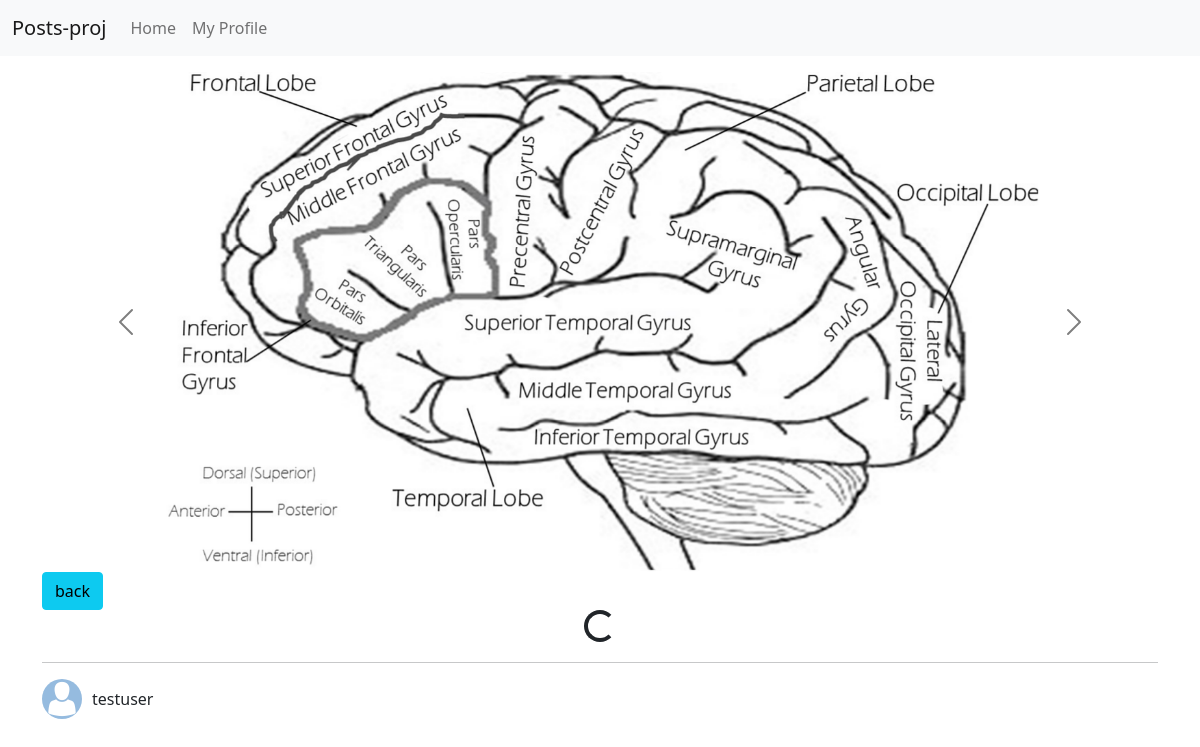
Page /56/ (signed in) on the earlier database version.
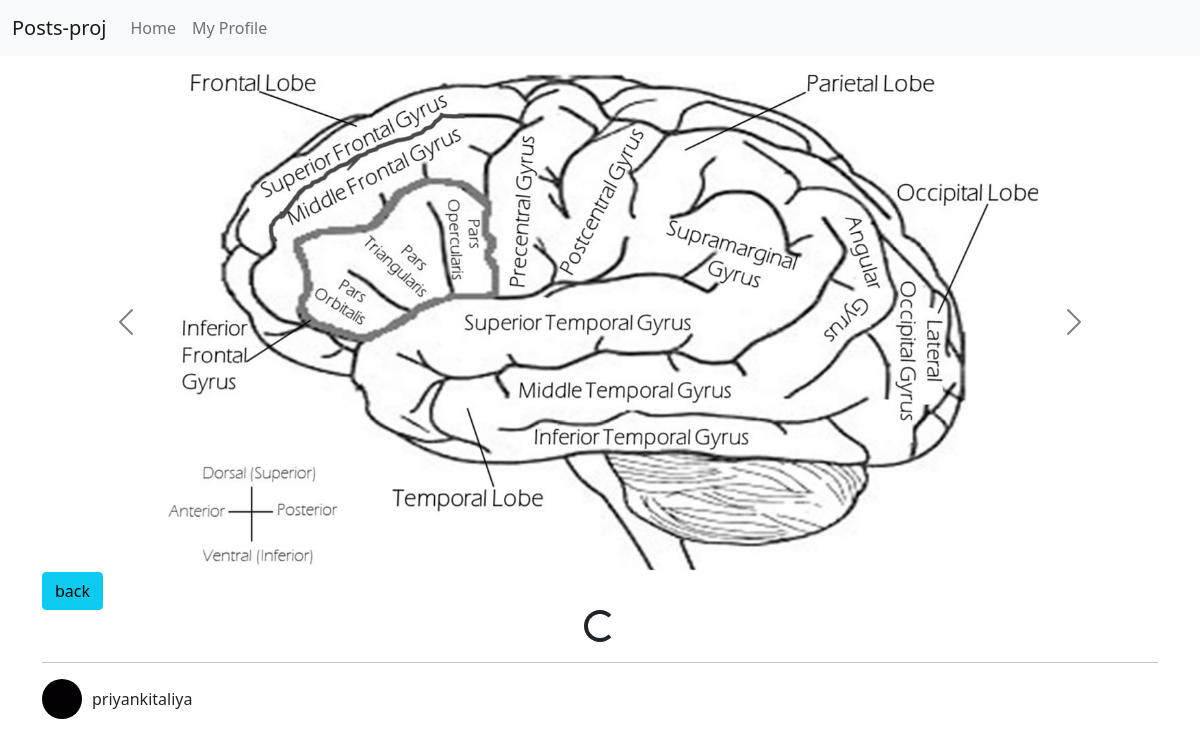
Same page on the later database version.
### posts/models.py (models this page shows, shortened)
class Photo(models.Model):
    post = models.ForeignKey(Post, on_delete=models.CASCADE)
    image = models.ImageField(upload_to="photos")
    created = models.DateTimeField(auto_now_add=True)

class Post(models.Model):
    title = models. CharField(max_length=200)
    body = models.TextField()
    liked = models.ManyToManyField (User, blank=True)
    author = models.ForeignKey(Profile, on_delete=models.CASCADE)
    updated = models.DateTimeField(auto_now=True)
    created = models.DateTimeField(auto_now_add=True)
    def get_photos(self):
        return self.photo_set.all()
    class Meta:
        ordering = ("-created",)

### profiles/models.py (models this page shows, shortened)
class Profile(models. Model):
    user = models.OneToOneField(User, on_delete=models.CASCADE)
    bio = models.TextField(blank=True)
    avatar = models.ImageField(default='avatar.png', upload_to='avatars')
    updated = models.DateTimeField(auto_now=True)
    created = models.DateTimeField(auto_now_add=True)

### posts/views.py (the view)
# urls.py: path('<pk>/', post_detail, name='post-detail'),
@login_required
def post_detail(request, pk):
    obj = Post.objects.get(pk=pk)
    form = PostForm()
    context = {
        'obj':obj,
        'form': form,
    }
    return render(request, 'posts/detail.html', context)

### posts/templates/posts/detail.html (shortened to what this page needs)
{% extends "base.html" %}
{% load static %}
{% load crispy_forms_tags %}
{% block content %}
    {% if obj.get_photos%}
        <div id="carouselExampleControls" class="carousel slide" data-bs-ride="carousel">
            <div class="carousel-inner">
                {% for p in obj.get_photos %}
                    <div class="carousel-item {% if forloop.counter == 1 %}active{% endif %}">
                        <img src="{{p.image.url}}" class="d-block w-100 img-fluid" alt="{{obj.pk}}" style="max-height: 500px; width: 100%; object-fit: contain;">
                    </div>
                {% endfor %}
            </div>
            <button class="carousel-control-prev" type="button" data-bs-target="#carouselExampleControls" data-bs-slide="prev">
            <span class="carousel-control-prev-icon" aria-hidden="true" style="filter: invert(1);"></span>
            </button>
            <button class="carousel-control-next" type="button" data-bs-target="#carouselExampleControls" data-bs-slide="next">
            <span class="carousel-control-next-icon" aria-hidden="true" style="filter: invert(1);"></span>
            </button>
        </div>
    {% else %}
        <div class="mt-2 mb-2">No photos to show</div>
    {% endif %}
    <a href="{% url 'posts:main-board' %}" id="back-btn" class="btn btn-info">back</a>
    <div id="spinner-box" class="text-center">
        <div class="spinner-border" role="status"></div>
    </div>
    <hr>
    <div class="d-flex align-items-center mt-3 mb-3">
        {% if obj.author.avatar %}
            <img src="{{ obj.author.avatar.url }}" alt="Profile Picture"
                style="width: 40px; height: 40px; border-radius: 50%; object-fit: cover; margin-right: 10px;">
        {% else %}
            <img src="{% static 'images/default-profile.png' %}" alt="Default Profile Picture"
                style="width: 40px; height: 40px; border-radius: 50%; object-fit: cover; margin-right: 10px;">
        {% endif %}
        <span>{{ obj.author.user.username }}</span>
    </div>
{% endblock content %}

### templates/base.html (shortened to what this page needs)
{% load static %}
<!doctype html>
<html lang="en">
  <head>
    <link href="https://cdn.jsdelivr.net/npm/bootstrap@5.0.0-beta2/dist/css/bootstrap.min.css" rel="stylesheet">
    <link rel="stylesheet" href="{% static 'style.css' %}">
    <link rel="stylesheet" href="{% static 'dropzone.css' %}">
  </head>
  <body>
    {% include "navbar.html" %}
    <div class="container mt-3 mb-3">
        {% block content %}
        {% endblock content %}
    </div>
  </body>
</html>

### templates/navbar.html
{% url 'posts:main-board' as path_to_home %}
{% url 'profiles:my-profile' as path_to_my_profile %}
<nav class="navbar navbar-expand-lg navbar-light bg-light">
  <div class="container-fluid">
    <a class="navbar-brand" href="{{ path_to_home }}">Posts-proj</a>
    <div class="collapse navbar-collapse show">
      <ul class="navbar-nav">
        <li class="nav-item">
          <a class="nav-link {% if request.path == path_to_home %}active{% endif %}" href="{{ path_to_home }}">
            Home
          </a>
        </li>
        <li class="nav-item">
          <a class="nav-link {% if request.path == path_to_my_profile %}active{% endif %}" href="{{ path_to_my_profile }}">
            My Profile
          </a>
        </li>
      </ul>
    </div>
  </div>
</nav>

Differences in the rows shown:
changed Post: author.avatar: picture added in place of a placeholder; author.user.username "testuser" → "priyankitaliya"
